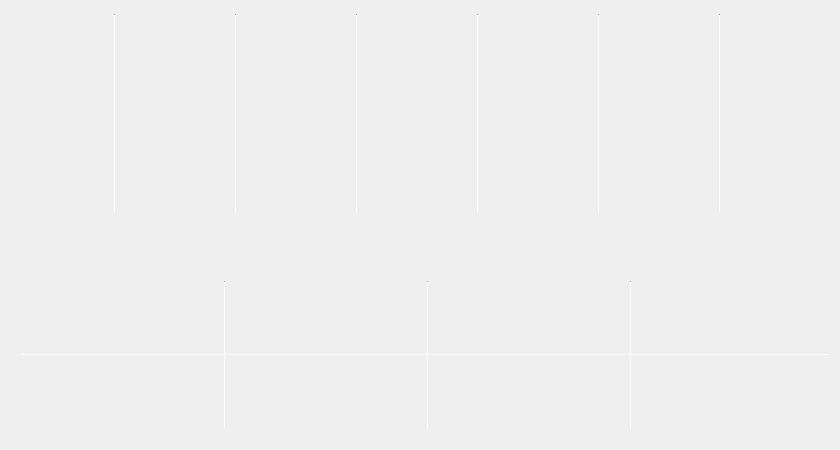
<?xml version="1.0" encoding="UTF-8"?>
<ui version="4.0">
 <class>information</class>
 <widget class="QWidget" name="information">
  <property name="geometry">
   <rect>
    <x>0</x>
    <y>0</y>
    <width>840</width>
    <height>450</height>
   </rect>
  </property>
  <property name="windowTitle">
   <string>Form</string>
  </property>
  <widget class="QLabel" name="lb_flu">
   <property name="geometry">
    <rect>
     <x>294</x>
     <y>299</y>
     <width>60</width>
     <height>13</height>
    </rect>
   </property>
   <property name="text">
    <string/>
   </property>
  </widget>
  <widget class="QLabel" name="lbLifeStyle">
   <property name="geometry">
    <rect>
     <x>21</x>
     <y>243</y>
     <width>72</width>
     <height>18</height>
    </rect>
   </property>
   <property name="text">
    <string/>
   </property>
  </widget>
  <widget class="QLabel" name="lb_uv_brf">
   <property name="geometry">
    <rect>
     <x>507</x>
     <y>316</y>
     <width>50</width>
     <height>19</height>
    </rect>
   </property>
   <property name="text">
    <string/>
   </property>
  </widget>
  <widget class="QLabel" name="lb_sport_icon">
   <property name="geometry">
    <rect>
     <x>244</x>
     <y>379</y>
     <width>32</width>
     <height>32</height>
    </rect>
   </property>
   <property name="text">
    <string/>
   </property>
  </widget>
  <widget class="Line" name="lineV_1">
   <property name="geometry">
    <rect>
     <x>224</x>
     <y>281</y>
     <width>1</width>
     <height>148</height>
    </rect>
   </property>
   <property name="orientation">
    <enum>Qt::Vertical</enum>
   </property>
  </widget>
  <widget class="QLabel" name="lb_cw_brf">
   <property name="geometry">
    <rect>
     <x>710</x>
     <y>316</y>
     <width>50</width>
     <height>19</height>
    </rect>
   </property>
   <property name="text">
    <string/>
   </property>
  </widget>
  <widget class="QLabel" name="lb_drsg">
   <property name="geometry">
    <rect>
     <x>91</x>
     <y>299</y>
     <width>60</width>
     <height>13</height>
    </rect>
   </property>
   <property name="text">
    <string/>
   </property>
  </widget>
  <widget class="Line" name="lineV_2">
   <property name="geometry">
    <rect>
     <x>427</x>
     <y>281</y>
     <width>1</width>
     <height>148</height>
    </rect>
   </property>
   <property name="orientation">
    <enum>Qt::Vertical</enum>
   </property>
  </widget>
  <widget class="QLabel" name="lb_cw_icon">
   <property name="geometry">
    <rect>
     <x>650</x>
     <y>300</y>
     <width>32</width>
     <height>32</height>
    </rect>
   </property>
   <property name="text">
    <string/>
   </property>
  </widget>
  <widget class="QLabel" name="lb_drsg_icon">
   <property name="geometry">
    <rect>
     <x>41</x>
     <y>300</y>
     <width>32</width>
     <height>32</height>
    </rect>
   </property>
   <property name="text">
    <string/>
   </property>
  </widget>
  <widget class="QLabel" name="lb_sport">
   <property name="geometry">
    <rect>
     <x>294</x>
     <y>378</y>
     <width>60</width>
     <height>13</height>
    </rect>
   </property>
   <property name="text">
    <string/>
   </property>
  </widget>
  <widget class="QLabel" name="lb_uv_icon">
   <property name="geometry">
    <rect>
     <x>447</x>
     <y>300</y>
     <width>32</width>
     <height>32</height>
    </rect>
   </property>
   <property name="text">
    <string/>
   </property>
  </widget>
  <widget class="QLabel" name="lb_drsg_brf">
   <property name="geometry">
    <rect>
     <x>101</x>
     <y>316</y>
     <width>50</width>
     <height>19</height>
    </rect>
   </property>
   <property name="text">
    <string/>
   </property>
  </widget>
  <widget class="QLabel" name="lb_uv">
   <property name="geometry">
    <rect>
     <x>499</x>
     <y>299</y>
     <width>60</width>
     <height>13</height>
    </rect>
   </property>
   <property name="text">
    <string/>
   </property>
  </widget>
  <widget class="QLabel" name="lb_air_icon">
   <property name="geometry">
    <rect>
     <x>41</x>
     <y>379</y>
     <width>32</width>
     <height>32</height>
    </rect>
   </property>
   <property name="text">
    <string/>
   </property>
  </widget>
  <widget class="QLabel" name="lb_air_brf">
   <property name="geometry">
    <rect>
     <x>101</x>
     <y>395</y>
     <width>50</width>
     <height>19</height>
    </rect>
   </property>
   <property name="text">
    <string/>
   </property>
  </widget>
  <widget class="QLabel" name="lb_flu_icon">
   <property name="geometry">
    <rect>
     <x>244</x>
     <y>300</y>
     <width>32</width>
     <height>32</height>
    </rect>
   </property>
   <property name="text">
    <string/>
   </property>
  </widget>
  <widget class="QLabel" name="lb_air">
   <property name="geometry">
    <rect>
     <x>91</x>
     <y>378</y>
     <width>60</width>
     <height>13</height>
    </rect>
   </property>
   <property name="text">
    <string/>
   </property>
  </widget>
  <widget class="QLabel" name="lb_sport_brf">
   <property name="geometry">
    <rect>
     <x>301</x>
     <y>395</y>
     <width>50</width>
     <height>19</height>
    </rect>
   </property>
   <property name="text">
    <string/>
   </property>
  </widget>
  <widget class="QLabel" name="lb_cw">
   <property name="geometry">
    <rect>
     <x>702</x>
     <y>299</y>
     <width>60</width>
     <height>13</height>
    </rect>
   </property>
   <property name="text">
    <string/>
   </property>
  </widget>
  <widget class="Line" name="lineV_3">
   <property name="geometry">
    <rect>
     <x>630</x>
     <y>281</y>
     <width>1</width>
     <height>148</height>
    </rect>
   </property>
   <property name="orientation">
    <enum>Qt::Vertical</enum>
   </property>
  </widget>
  <widget class="Line" name="lineH">
   <property name="geometry">
    <rect>
     <x>21</x>
     <y>354</y>
     <width>808</width>
     <height>1</height>
    </rect>
   </property>
   <property name="orientation">
    <enum>Qt::Horizontal</enum>
   </property>
  </widget>
  <widget class="QLabel" name="lb_flu_brf">
   <property name="geometry">
    <rect>
     <x>304</x>
     <y>316</y>
     <width>50</width>
     <height>19</height>
    </rect>
   </property>
   <property name="text">
    <string/>
   </property>
  </widget>
  <widget class="QLabel" name="lbWea_7">
   <property name="geometry">
    <rect>
     <x>736</x>
     <y>172</y>
     <width>90</width>
     <height>31</height>
    </rect>
   </property>
   <property name="text">
    <string/>
   </property>
  </widget>
  <widget class="QLabel" name="lbIcon_1">
   <property name="geometry">
    <rect>
     <x>30</x>
     <y>80</y>
     <width>48</width>
     <height>48</height>
    </rect>
   </property>
   <property name="text">
    <string/>
   </property>
  </widget>
  <widget class="QLabel" name="lbDate_3">
   <property name="geometry">
    <rect>
     <x>267</x>
     <y>48</y>
     <width>60</width>
     <height>12</height>
    </rect>
   </property>
   <property name="text">
    <string/>
   </property>
  </widget>
  <widget class="QLabel" name="lbIcon_2">
   <property name="geometry">
    <rect>
     <x>151</x>
     <y>80</y>
     <width>48</width>
     <height>48</height>
    </rect>
   </property>
   <property name="text">
    <string/>
   </property>
  </widget>
  <widget class="QLabel" name="lbDate_2">
   <property name="geometry">
    <rect>
     <x>146</x>
     <y>48</y>
     <width>60</width>
     <height>12</height>
    </rect>
   </property>
   <property name="text">
    <string/>
   </property>
  </widget>
  <widget class="QLabel" name="lbDate_4">
   <property name="geometry">
    <rect>
     <x>388</x>
     <y>48</y>
     <width>60</width>
     <height>12</height>
    </rect>
   </property>
   <property name="text">
    <string/>
   </property>
  </widget>
  <widget class="QLabel" name="lbWea_2">
   <property name="geometry">
    <rect>
     <x>131</x>
     <y>172</y>
     <width>90</width>
     <height>31</height>
    </rect>
   </property>
   <property name="text">
    <string/>
   </property>
  </widget>
  <widget class="QLabel" name="lbDay_4">
   <property name="geometry">
    <rect>
     <x>397</x>
     <y>25</y>
     <width>42</width>
     <height>17</height>
    </rect>
   </property>
   <property name="text">
    <string/>
   </property>
  </widget>
  <widget class="QLabel" name="lbDate_6">
   <property name="geometry">
    <rect>
     <x>630</x>
     <y>48</y>
     <width>60</width>
     <height>12</height>
    </rect>
   </property>
   <property name="text">
    <string/>
   </property>
  </widget>
  <widget class="QLabel" name="lbWea_6">
   <property name="geometry">
    <rect>
     <x>615</x>
     <y>172</y>
     <width>90</width>
     <height>31</height>
    </rect>
   </property>
   <property name="text">
    <string/>
   </property>
  </widget>
  <widget class="QLabel" name="lbDay_3">
   <property name="geometry">
    <rect>
     <x>276</x>
     <y>25</y>
     <width>42</width>
     <height>17</height>
    </rect>
   </property>
   <property name="text">
    <string/>
   </property>
  </widget>
  <widget class="QLabel" name="lbDate_5">
   <property name="geometry">
    <rect>
     <x>509</x>
     <y>48</y>
     <width>60</width>
     <height>12</height>
    </rect>
   </property>
   <property name="text">
    <string/>
   </property>
  </widget>
  <widget class="QLabel" name="lbIcon_5">
   <property name="geometry">
    <rect>
     <x>514</x>
     <y>80</y>
     <width>48</width>
     <height>48</height>
    </rect>
   </property>
   <property name="text">
    <string/>
   </property>
  </widget>
  <widget class="QLabel" name="lbTmp_3">
   <property name="geometry">
    <rect>
     <x>262</x>
     <y>146</y>
     <width>66</width>
     <height>15</height>
    </rect>
   </property>
   <property name="text">
    <string/>
   </property>
  </widget>
  <widget class="QLabel" name="lbIcon_3">
   <property name="geometry">
    <rect>
     <x>272</x>
     <y>80</y>
     <width>48</width>
     <height>48</height>
    </rect>
   </property>
   <property name="text">
    <string/>
   </property>
  </widget>
  <widget class="QLabel" name="lbDay_6">
   <property name="geometry">
    <rect>
     <x>639</x>
     <y>25</y>
     <width>42</width>
     <height>17</height>
    </rect>
   </property>
   <property name="text">
    <string/>
   </property>
  </widget>
  <widget class="QLabel" name="lbDay_2">
   <property name="geometry">
    <rect>
     <x>155</x>
     <y>25</y>
     <width>42</width>
     <height>17</height>
    </rect>
   </property>
   <property name="text">
    <string/>
   </property>
  </widget>
  <widget class="Line" name="line_3">
   <property name="geometry">
    <rect>
     <x>356</x>
     <y>14</y>
     <width>1</width>
     <height>199</height>
    </rect>
   </property>
   <property name="styleSheet">
    <string notr="true"/>
   </property>
   <property name="orientation">
    <enum>Qt::Vertical</enum>
   </property>
  </widget>
  <widget class="QLabel" name="lbWea_5">
   <property name="geometry">
    <rect>
     <x>494</x>
     <y>172</y>
     <width>90</width>
     <height>31</height>
    </rect>
   </property>
   <property name="text">
    <string/>
   </property>
  </widget>
  <widget class="QLabel" name="lbIcon_7">
   <property name="geometry">
    <rect>
     <x>756</x>
     <y>80</y>
     <width>48</width>
     <height>48</height>
    </rect>
   </property>
   <property name="text">
    <string/>
   </property>
  </widget>
  <widget class="QLabel" name="lbWea_1">
   <property name="geometry">
    <rect>
     <x>11</x>
     <y>172</y>
     <width>90</width>
     <height>31</height>
    </rect>
   </property>
   <property name="text">
    <string/>
   </property>
  </widget>
  <widget class="QLabel" name="lbWea_3">
   <property name="geometry">
    <rect>
     <x>252</x>
     <y>172</y>
     <width>90</width>
     <height>31</height>
    </rect>
   </property>
   <property name="text">
    <string/>
   </property>
  </widget>
  <widget class="Line" name="line_4">
   <property name="geometry">
    <rect>
     <x>477</x>
     <y>14</y>
     <width>1</width>
     <height>199</height>
    </rect>
   </property>
   <property name="orientation">
    <enum>Qt::Vertical</enum>
   </property>
  </widget>
  <widget class="QLabel" name="lbDate_1">
   <property name="geometry">
    <rect>
     <x>25</x>
     <y>48</y>
     <width>60</width>
     <height>12</height>
    </rect>
   </property>
   <property name="text">
    <string/>
   </property>
  </widget>
  <widget class="QLabel" name="lbTmp_7">
   <property name="geometry">
    <rect>
     <x>746</x>
     <y>146</y>
     <width>66</width>
     <height>15</height>
    </rect>
   </property>
   <property name="text">
    <string/>
   </property>
  </widget>
  <widget class="Line" name="line_2">
   <property name="geometry">
    <rect>
     <x>235</x>
     <y>14</y>
     <width>1</width>
     <height>199</height>
    </rect>
   </property>
   <property name="orientation">
    <enum>Qt::Vertical</enum>
   </property>
  </widget>
  <widget class="QLabel" name="lbTmp_2">
   <property name="geometry">
    <rect>
     <x>142</x>
     <y>146</y>
     <width>66</width>
     <height>15</height>
    </rect>
   </property>
   <property name="text">
    <string/>
   </property>
  </widget>
  <widget class="QLabel" name="lbWea_4">
   <property name="geometry">
    <rect>
     <x>374</x>
     <y>172</y>
     <width>90</width>
     <height>31</height>
    </rect>
   </property>
   <property name="text">
    <string/>
   </property>
  </widget>
  <widget class="QLabel" name="lbTmp_6">
   <property name="geometry">
    <rect>
     <x>625</x>
     <y>146</y>
     <width>66</width>
     <height>15</height>
    </rect>
   </property>
   <property name="text">
    <string/>
   </property>
  </widget>
  <widget class="Line" name="line_1">
   <property name="geometry">
    <rect>
     <x>114</x>
     <y>14</y>
     <width>1</width>
     <height>199</height>
    </rect>
   </property>
   <property name="styleSheet">
    <string notr="true"/>
   </property>
   <property name="orientation">
    <enum>Qt::Vertical</enum>
   </property>
  </widget>
  <widget class="QLabel" name="lbTmp_1">
   <property name="geometry">
    <rect>
     <x>25</x>
     <y>146</y>
     <width>66</width>
     <height>15</height>
    </rect>
   </property>
   <property name="text">
    <string/>
   </property>
  </widget>
  <widget class="QLabel" name="lbDay_5">
   <property name="geometry">
    <rect>
     <x>518</x>
     <y>25</y>
     <width>42</width>
     <height>17</height>
    </rect>
   </property>
   <property name="text">
    <string/>
   </property>
  </widget>
  <widget class="QLabel" name="lbTmp_4">
   <property name="geometry">
    <rect>
     <x>387</x>
     <y>146</y>
     <width>66</width>
     <height>15</height>
    </rect>
   </property>
   <property name="text">
    <string/>
   </property>
  </widget>
  <widget class="QLabel" name="lbDay_1">
   <property name="geometry">
    <rect>
     <x>38</x>
     <y>25</y>
     <width>42</width>
     <height>17</height>
    </rect>
   </property>
   <property name="text">
    <string/>
   </property>
  </widget>
  <widget class="Line" name="line_5">
   <property name="geometry">
    <rect>
     <x>598</x>
     <y>14</y>
     <width>1</width>
     <height>199</height>
    </rect>
   </property>
   <property name="orientation">
    <enum>Qt::Vertical</enum>
   </property>
  </widget>
  <widget class="QLabel" name="lbDate_7">
   <property name="geometry">
    <rect>
     <x>751</x>
     <y>48</y>
     <width>60</width>
     <height>12</height>
    </rect>
   </property>
   <property name="text">
    <string/>
   </property>
  </widget>
  <widget class="QLabel" name="lbDay_7">
   <property name="geometry">
    <rect>
     <x>760</x>
     <y>25</y>
     <width>42</width>
     <height>17</height>
    </rect>
   </property>
   <property name="text">
    <string/>
   </property>
  </widget>
  <widget class="QLabel" name="lbIcon_4">
   <property name="geometry">
    <rect>
     <x>393</x>
     <y>80</y>
     <width>48</width>
     <height>48</height>
    </rect>
   </property>
   <property name="text">
    <string/>
   </property>
  </widget>
  <widget class="QLabel" name="lbIcon_6">
   <property name="geometry">
    <rect>
     <x>635</x>
     <y>80</y>
     <width>48</width>
     <height>48</height>
    </rect>
   </property>
   <property name="text">
    <string/>
   </property>
  </widget>
  <widget class="QLabel" name="lbTmp_5">
   <property name="geometry">
    <rect>
     <x>509</x>
     <y>146</y>
     <width>66</width>
     <height>15</height>
    </rect>
   </property>
   <property name="text">
    <string/>
   </property>
  </widget>
  <widget class="Line" name="line_6">
   <property name="geometry">
    <rect>
     <x>719</x>
     <y>14</y>
     <width>1</width>
     <height>199</height>
    </rect>
   </property>
   <property name="orientation">
    <enum>Qt::Vertical</enum>
   </property>
  </widget>
 </widget>
 <resources/>
 <connections/>
</ui>
